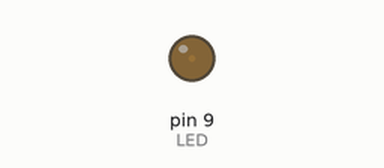
The sketch below on a simulated Arduino Uno, built with avr-gcc and run on an emulated ATmega328P. Shown: output pins drawn as LEDs (lit = HIGH). What the sketch prints to the serial monitor is not drawn.

Above: at 0.05 s.
At 0.95 s:
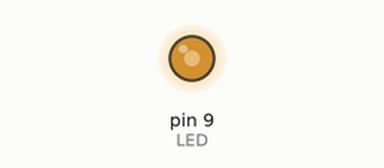
At 1.4 s:
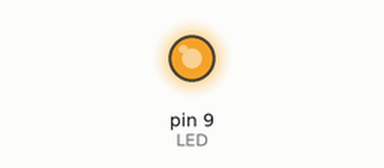
At 2.75 s:
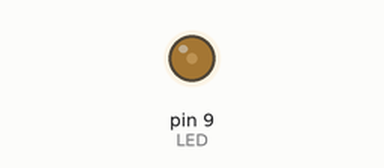
Timing chart, 0 to 7.4 s (numbered marks = the images above):
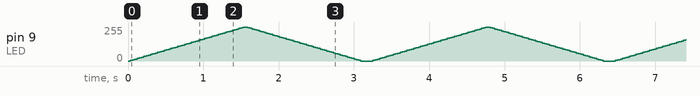

The sketch:

LED_Flasher.ino
```cpp
// #3 LED Fader

// Vraibales
int LED = 9;

void setup() {
  Serial.begin(9600);
  Serial.print("Program Started.");

  // put your setup code here, to run once:
  Serial.begin(9600);

  pinMode(LED,OUTPUT);

  Serial.print("Program Ended.");
}

void loop() {
  Serial.println("Loop Started.");

  // put your main code here, to run repeatedly:

  // Increment
  for(int i=0;i<=255;i+=5){
    analogWrite(LED,i);
    delay(30);
  }

  // Decrement
  for(int i=255;i>=0;i-=5){
    analogWrite(LED,i);
    delay(30);
  }

  Serial.println("Loop Finished.");
  delay(100);
}
```
